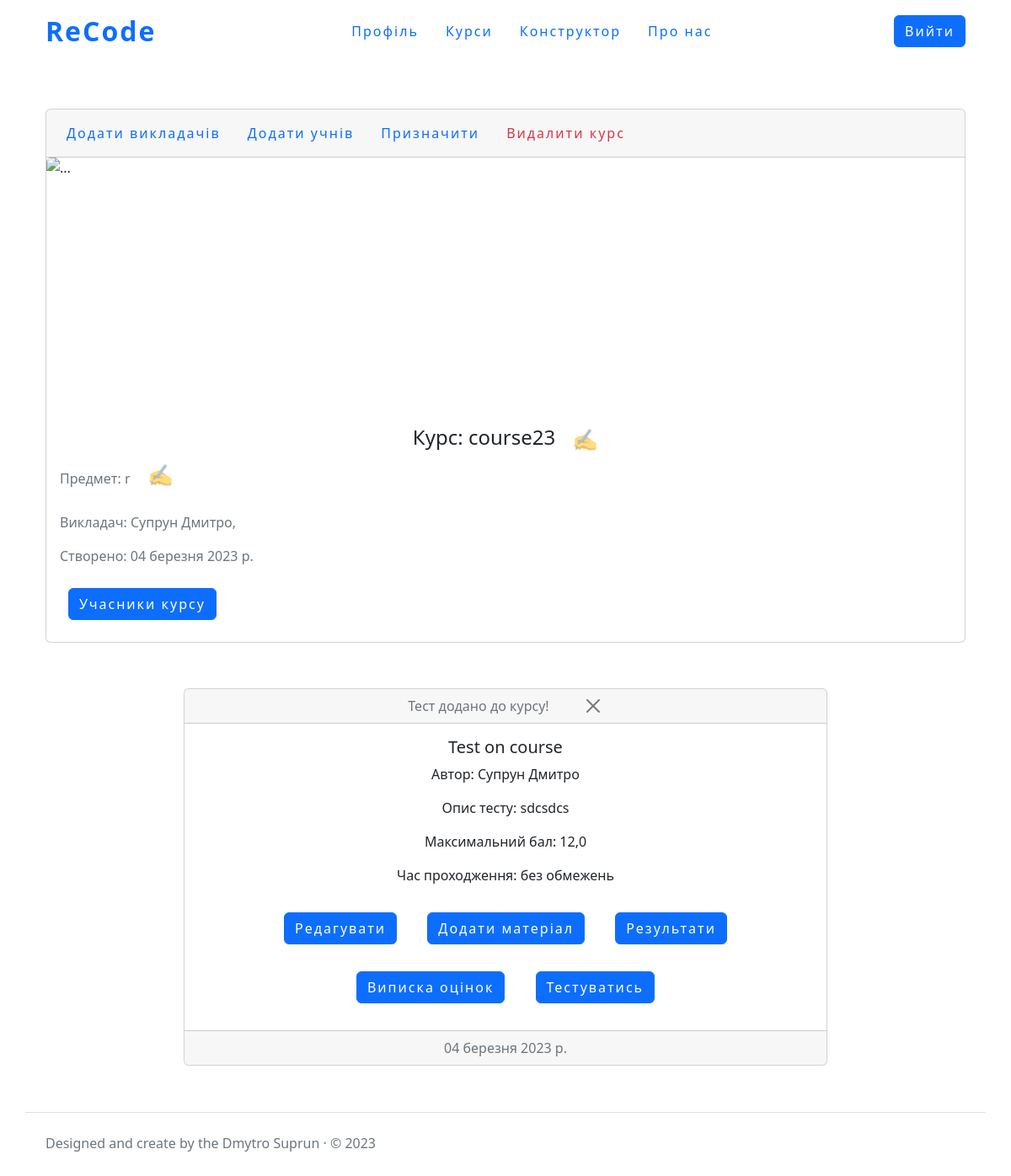
/course/detail/course23/ (signed in), run on the app's committed database.
### course/models.py (models this page shows, shortened)
class CourseConfig(models.Model):
    name=models.CharField('Назва курсу', max_length=255)
    course_slug=models.SlugField('URL', db_index=True, unique=True, max_length=255)
    subject=models.CharField('Предмет', max_length=255)
    date_creating=models.DateField(auto_now_add=True)
    class Meta:
        ordering = ['-pk']

class AssignedTest(models.Model):
    course=models.ForeignKey(CourseConfig, on_delete=models.CASCADE)
    test=models.ForeignKey('tests.TestsConfig',on_delete=models.CASCADE)
    assigned_date = models.DateField('Дата призначення', auto_now_add=True)
    class Meta:
        ordering = ['-pk']

### tests/models.py (models this page shows, shortened)
class TestsConfig(models.Model):
    name_test = models.CharField('Назва тесту', max_length=255)
    slug = models.SlugField('URL', max_length=255, unique=True, db_index=True, )
    theme_test = models.CharField('Опис тесту ', max_length=255)
    author_of_test = models.ForeignKey(User,on_delete=models.CASCADE, verbose_name='Автор тесту')
    max_test_result = models.FloatField('Максимальний бал тесту')
    create_func_template = models.BooleanField('Автоматичне створення шаблону функції', default=True)
    autocomplete = models.BooleanField('Дозвіл на автозавершення', default=True)
    pre_end_check = models.BooleanField('Дозвіл на перевірку, перед завершеням тесту', default=True)
    date_creating=models.DateField(auto_now_add=True)
    class Meta:
        ordering=['-pk']

### course/views.py (the view)
# urls.py: path('detail/<slug:course_slug>/', show_detail_course, name='detail_course'),
@login_required
def show_detail_course(request, course_slug):
    user_role = get_role(request)
    post = get_object_or_404(CourseConfig, course_slug=course_slug)
    teachers = TeacherInCourse.objects.filter(course=post)
    teachers_em = [i.e_mail for i in teachers]
    teachers_result = {}
    for teacher in teachers:
        try:
            get_user = User.objects.get(email=teacher.e_mail)
            tmp = f'{get_user.first_name} {get_user.last_name}, '
        except:
            tmp = f'Не автентифікований ({teacher.e_mail}),'
        teachers_result[teacher.e_mail] = tmp
    get_students = StudentInCourse.objects.filter(course=post)
    students = {}  #email-name
    completed_tests = {}
    for student in get_students:
        try:
            tmp_user = User.objects.get(email=student.e_mail)
            get = f'{tmp_user.first_name} {tmp_user.last_name} '
            get_this_user_complete_test = UserWhoСompletedTest.objects.filter(
                user=tmp_user, course__course_slug=course_slug)
        except:
            get = f'Не автентифікований ({student.e_mail})'
            get_this_user_complete_test = None
        students[student.e_mail] = get
        completed_tests[student.e_mail] = get_this_user_complete_test
    num_students = len(students.values())
    num_teachers = len(teachers_result)
    ''' get tests and materials'''
    tests = AssignedTest.objects.filter(course=post)
    materials = AssignedMaterial.objects.filter(course=post)
    materials_and_test = {}
    for material in materials:
        materials_and_test[material] = material.test
    ''' get this student test result on course with dates '''
    get_all_results = UserWhoСompletedTest.objects.filter(
        user=request.user, course__course_slug=course_slug)
    COUNT_RESULT = len(get_all_results)
    marks = []
    dates = []
    for result in get_all_results:
        marks.append(str(result.user_point))
        dates.append(str(result.date_completion)[0:10])
    ''' результати '''
    test_results = {}
    for test_iter in tests:
        this_test_user_results = UserWhoСompletedTest.objects.filter(
            course=post, test=test_iter.test).order_by('user')
        test_results[test_iter.test] = this_test_user_results
    context = {
        'title':
        f'{post.name}',
        'type':
        user_role,
        'post':
        post,
        'teachers':
        teachers_result.items(),
        'students':
        students.items(),
        'num_students':
        num_students,
        'num_teachers':
        num_teachers,
        'tests':
        tests,
        'student_completed_tests':
        completed_tests.items(),
        'this_teacher_assign_test': [
            i.test for i in AssignedTest.objects.filter(
                course__course_slug=course_slug,
                test__author_of_test=request.user)
        ],
        'count_materials':
        len(materials_and_test),
        'materials':
        materials_and_test.items(),
        'COUNT_RESULT':
        COUNT_RESULT,
        'marks':
        ' '.join(marks),
        'dates':
        ' '.join(dates),
        'tests_results':
        test_results.items(),
        'teachers_em':
        teachers_em
    }
    return render(request, 'course/course.html', context=context)

### staticPages/views.py (called while the page is built)
def get_role(req):
    if req.user.is_anonymous:
        return 'anonymous'
    elif len(TeacherInCourse.objects.filter(e_mail=req.user.email)) == 0:
        if len(StudentInCourse.objects.filter(e_mail=req.user.email)) == 0:
            return 'anonymousStudent'
        return 'student'
    return 'teacher'

### course/templates/course/course.html (shortened to what this page needs)
{% extends "course/course-layout.html" %}
{%load static%}
{%block styles%}
    <link rel="stylesheet" href="{%static 'course/css/course_style.css'%}">
    <link rel="stylesheet" href="//cdn.jsdelivr.net/chartist.js/latest/chartist.min.css">
{%endblock%}
{%block content%}
    <div class="wrapper_course_block">
          <div class="card mb-3">
               {% if type == 'teacher' %}
                    <div class="card-header">
                        <ul class="nav nav-pills card-header-pills">
                          <li class="nav-item">
                            <a class="nav-link nav-element" href="{% url 'add_teachers' post.course_slug %}">Додати викладачів</a>
                          </li>
                          <li class="nav-item">
                            <a class="nav-link nav-element" href="{% url 'add_students' post.course_slug %}">Додати учнів</a>
                          </li>
                          <li class="nav-item">
                            <a class="nav-link nav-element" href="{% url 'assign_test' post.course_slug %}">Призначити</a>
                          </li>
                          <li class="nav-item">
                              <a href="{% url 'delete_course' post.course_slug %}"  onclick=" return deleteCourse()" class="nav-link link-danger nav-element ">Видалити курс</a>
                          </li>
                        </ul>
                    </div>
              {%endif%}
              <img src="https://cdn.pixabay.com/photo/2021/06/24/11/18/background-6360861_1280.png"  class="card-img-top course_img" alt="...">
              <div class="card-body">
                  <div class="header_flex">
                      <div  id="courseName"><h4 class="card-title title_course_card_position" id="courseName__text"  >Курс: {{post.name}}</h4></div>
                      {%if type == 'teacher'%}
                            <div class="pero" onclick="updateCourseName()" id="course__pero" >&#9997;</div>
                      {%endif%}
                  </div>
                <div class="subjects">
                    <div id="subject"><p class="text-muted" >Предмет: {{post.subject}}</p></div>
                     {%if type == 'teacher'%}
                        <div class="pero pero2" onclick="updateCourseSubject()" id="course__pero__subject" >&#9997;</div>
                    {%endif%}
                </div>
                <p class="text-muted">Викладач:
                    {% for teacher_email, teacher_name in teachers %}
                        {{teacher_name}}
                    {%endfor%}
                </p>
                <p class="text-muted">Створено: {{post.date_creating}}</p>
                <div class="btns">
                    <a class="btn btn-primary users__button" data-bs-toggle="collapse" href="#collapseExample" role="button" aria-expanded="false" aria-controls="collapseExample">
                        Учасники курсу
                    </a>
                </div>
              </div>
            </div>
            {%for assign_test in tests%}
                <div class="card_with_test">
                    <div class="card text-center card_with_test__item ">
                        <div class="card-header header_flex">
                            <span class=" text-muted">
                                Тест додано до курсу!
                            </span>
                             {% if type == 'teacher' %}
                                 <a href="{% url 'delete_assign_test'  post.course_slug  assign_test.test.slug %}" onclick="return deleteAssignTest()" class=" btn-close close_style2"></a>
                            {%endif%}
                        </div>
                    <div class="card-body">
                        <h5 class="card-title">{{assign_test.test.name_test}} </h5>
                        <p class="card-text">Автор: {{assign_test.test.author_of_test.first_name}} {{assign_test.test.author_of_test.last_name}}</p>
                        <p class="card-text">Опис тесту: {{assign_test.test.theme_test}}</p>
                        <p class="card-text">Максимальний бал: {{assign_test.test.max_test_result}}</p>
                        {%if assign_test.test.time_on_test == None %}
                            <p class="card-text">Час проходження: без обмежень</p>
                        {%else%}
                            <p class="card-text">Час проходження: {{assign_test.test.time_on_test}}хв</p>
                        {%endif%}
                        {% if type == 'teacher' %}
                            {% if assign_test.test in this_teacher_assign_test %}
                                <a href="{% url 'create_task'  assign_test.test.slug %}" class="btn btn-primary users__button m-3 ">Редагувати</a>
                                <a href="{% url 'all_material_for_assign' assign_test.test.slug post.course_slug %}" class="btn btn-primary users__button m-3 ">Додати матеріал</a>
                            {% endif %}
                            <a href="{% url 'read_results' assign_test.test.slug post.course_slug %}" class="btn btn-primary users__button m-3 ">Результати</a>
                            <a class="btn btn-primary users__button m-3" data-bs-toggle="collapse" href="#collapseExample_{{assign_test.test.slug}}" role="button" aria-expanded="false" aria-controls="collapseExample_{{assign_test.test.slug}}">Виписка оцінок</a>
                        {%endif%}
                        <a href="{% url 'starttest' post.course_slug assign_test.test.slug %}" class="btn btn-primary users__button m-3">Тестуватись</a>
                    </div>
              <div class="card-footer text-muted">
                {{assign_test.assigned_date}}
              </div>
                </div>
            </div>
        {%endfor%}
    </div>
{%endblock%}

### course/static/course/css/course_style.css (style rules this page uses)
.wrapper_course_block { margin-top:5%; }
.course_img { height:300px; }
.title_course_card_position { text-align:center; }
.users__button { letter-spacing: 2px; }
.users__button:not(hover) { background-color:#0d6efd; transition:all 1.1s ease 1ms }
.card_with_test { position:relative; margin-top:5%; margin-bottom:5%; width:70%; left:15%; }
.btns { display: flex; flex-direction: row; justify-content: space-between; align-items: center; flex-wrap:wrap; }
.btns * { margin:10px; }
.close_style2 { margin-left:40px;display:block; }
.header_flex { display: flex; flex-direction: row; justify-content: center; align-items: center; flex-wrap:wrap; }
.nav-element, .login-button, .big-logo { letter-spacing: 2px; }
.nav-element:not(hover) { color:#0d6efd; transition:all 1.1s ease 1ms }
.pero,.pero2 { font-size:25px; margin-left:20px; text-decoration: none; opacity:0.6; transition:0.8s; margin-bottom: 5px; }
.pero2 { margin-bottom: 25px; }
.subjects { display: flex; flex-direction: row; justify-content:flex-start; align-items: center; flex-wrap:wrap; }

### staticPages/static/staticPages/css/header/header.css (style rules this page uses)
.nav-element, .login-button, .big-logo { letter-spacing: 2px; }
.nav-element:not(hover) { color:#0d6efd; transition:all 1.1s ease 1ms }

### data on the page
CourseConfig: name "course23", subject "r", date_creating "04 березня 2023 р."
AssignedTest: test.name_test "Test on course", test.author_of_test.first_name "Супрун", test.author_of_test.last_name "Дмитро", test.theme_test "sdcsdcs", test.max_test_result "12,0", shows "Час проходження: без обмежень", shows "Редагувати", assigned_date "04 березня 2023 р."

### other printed values
{{ teacher_name }} "Супрун Дмитро,"
